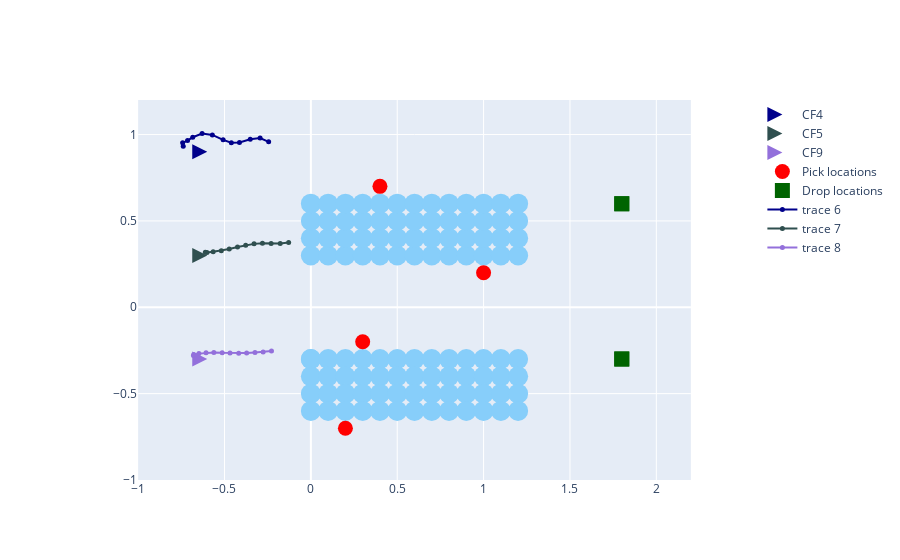
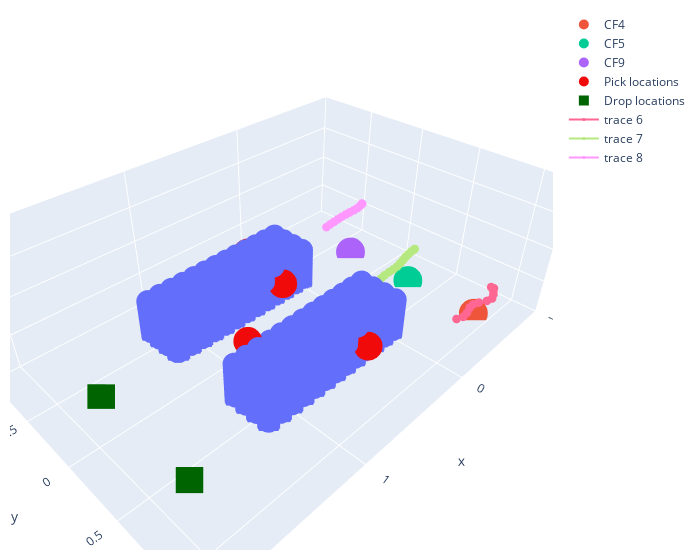

The notebook cell saved with these charts, in order:
### Markdown cell above
##### 5.B. Run main loop

### Code cell
time_lapse = 0
flight_duration = 3

# initialize and take off all agents
for agent in agent_list.values():
    agent.initialize_agent()

time.sleep(3)

# while True:
while time_lapse < flight_duration: #secs

    for agent in agent_list.values():

        agent.control_method = agent_nav(agent)
        
        # print out current position of each agent
        x, y, z = agent.get_pos().x, agent.get_pos().y, agent.get_pos().z
        print(f'Agent [{agent._id}]: t = {time_lapse} -> [x, y, z] = [{x:0.3f}, {y:0.3f}, {z:0.3f}]')
        
    print('------------------------------------')    

    # keep track of time lapsed
    time_lapse += time_delta

    time.sleep(time_delta) 

# land all agents
for agent in agent_list.values():
    agent.land()

# plot the agent trajectory
sim.update_plot()

### Figure 1 — Plotly figure (JSON) as saved in the notebook; plotly's stock layout.template omitted (floating-point values rounded to 4 significant figures)
{"data": [{"marker": {"color": "LightSkyBlue", "size": 20}, "mode": "markers", "showlegend": false, "type": "scatter", "x": [0, 0, 0, 0, 0, 0.1, 0.1, 0.1, 0.1, 0.2, 0.2, 0.2, 0.2, 0.3, 0.3, 0.3, 0.3, 0.4, 0.4, 0.4, 0.4, 0.5, 0.5, 0.5, 0.5, 0.6, 0.6, 0.6, 0.6, 0.7, 0.7, 0.7, 0.7, 0.8, 0.8, 0.8, 0.8, 0.9, 0.9, 0.9, 0.9, 1, 1, 1, 1, 1.1, 1.1, 1.1, 1.1, 1.2, 1.2, 1.2, 1.2, 0, 0, 0, 0, 0.1, 0.1, 0.1, 0.1, 0.2, 0.2, 0.2, 0.2, 0.3, 0.3, 0.3, 0.3, 0.4, 0.4, 0.4, 0.4, 0.5, 0.5, 0.5, 0.5, 0.6, 0.6, 0.6, 0.6, 0.7, 0.7, 0.7, 0.7, 0.8, 0.8, 0.8, 0.8, 0.9, 0.9, 0.9, 0.9, 1, 1, 1, 1, 1.1, 1.1, 1.1, 1.1, 1.2, 1.2, 1.2, 1.2], "y": [-0.3, -0.3, -0.4, -0.5, -0.6, -0.3, -0.4, -0.5, -0.6, -0.3, -0.4, -0.5, -0.6, -0.3, -0.4, -0.5, -0.6, -0.3, -0.4, -0.5, -0.6, -0.3, -0.4, -0.5, -0.6, -0.3, -0.4, -0.5, -0.6, -0.3, -0.4, -0.5, -0.6, -0.3, -0.4, -0.5, -0.6, -0.3, -0.4, -0.5, -0.6, -0.3, -0.4, -0.5, -0.6, -0.3, -0.4, -0.5, -0.6, -0.3, -0.4, -0.5, -0.6, 0.3, 0.4, 0.5, 0.6, 0.3, 0.4, 0.5, 0.6, 0.3, 0.4, 0.5, 0.6, 0.3, 0.4, 0.5, 0.6, 0.3, 0.4, 0.5, 0.6, 0.3, 0.4, 0.5, 0.6, 0.3, 0.4, 0.5, 0.6, 0.3, 0.4, 0.5, 0.6, 0.3, 0.4, 0.5, 0.6, 0.3, 0.4, 0.5, 0.6, 0.3, 0.4, 0.5, 0.6, 0.3, 0.4, 0.5, 0.6, 0.3, 0.4, 0.5, 0.6]}, {"marker": {"color": "DarkBlue", "size": 15, "symbol": "arrow-right"}, "mode": "markers", "name": "CF4", "type": "scatter", "x": [-0.6], "y": [0.9]}, {"marker": {"color": "DarkSlateGrey", "size": 15, "symbol": "arrow-right"}, "mode": "markers", "name": "CF5", "type": "scatter", "x": [-0.6], "y": [0.3]}, {"marker": {"color": "MediumPurple", "size": 15, "symbol": "arrow-right"}, "mode": "markers", "name": "CF9", "type": "scatter", "x": [-0.6], "y": [-0.3]}, {"marker": {"color": "Red", "size": 15}, "mode": "markers", "name": "Pick locations", "type": "scatter", "x": [0.4, 0.3, 1, 0.2], "y": [0.7, -0.2, 0.2, -0.7]}, {"marker": {"color": "DarkGreen", "size": 15, "symbol": "square"}, "mode": "markers", "name": "Drop locations", "type": "scatter", "x": [1.8, 1.8, 1.8, 1.8], "y": [0.6, -0.3, -0.3, 0.6]}, {"marker": {"color": "DarkBlue", "size": 5, "symbol": "circle"}, "mode": "lines+markers", "type": "scatter", "x": [-0.7388, -0.7424, -0.7139, -0.6838, -0.6297, -0.5703, -0.508, -0.4605, -0.4133, -0.351, -0.2938, -0.2445], "y": [0.9318, 0.9522, 0.965, 0.9846, 1.006, 0.9979, 0.9692, 0.9526, 0.9544, 0.9726, 0.9794, 0.9576]}, {"marker": {"color": "DarkSlateGrey", "size": 5, "symbol": "circle"}, "mode": "lines+markers", "type": "scatter", "x": [-0.6111, -0.6016, -0.5656, -0.5184, -0.4726, -0.4246, -0.3773, -0.3288, -0.2803, -0.2301, -0.1775, -0.1286], "y": [0.3187, 0.3177, 0.3209, 0.3275, 0.3368, 0.3489, 0.3584, 0.3671, 0.3705, 0.369, 0.3689, 0.3748]}, {"marker": {"color": "MediumPurple", "size": 5, "symbol": "circle"}, "mode": "lines+markers", "type": "scatter", "x": [-0.6798, -0.6779, -0.6481, -0.6068, -0.5616, -0.5133, -0.468, -0.4178, -0.3719, -0.3236, -0.2762, -0.228], "y": [-0.279, -0.274, -0.2683, -0.264, -0.2614, -0.2638, -0.2643, -0.2656, -0.2647, -0.2615, -0.2595, -0.2534]}], "layout": {"xaxis": {"constrain": "domain", "range": [-1, 2.2]}, "yaxis": {"range": [-1, 1.2], "scaleanchor": "x", "scaleratio": 1}}}

### Figure 2 — Plotly figure (JSON) as saved in the notebook; plotly's stock layout.template omitted (floating-point values rounded to 4 significant figures; data arrays with more than 128 entries replaced by an {"elided": "..."} marker saying what was removed)
{"data": [{"mode": "markers", "showlegend": false, "type": "scatter3d", "x": {"elided": "1260 float values"}, "y": {"elided": "1260 float values"}, "z": {"elided": "1260 float values"}}, {"marker": {"size": 10, "symbol": "circle"}, "mode": "markers", "name": "CF4", "type": "scatter3d", "x": [-0.6], "y": [0.9], "z": [0.075]}, {"marker": {"size": 10, "symbol": "circle"}, "mode": "markers", "name": "CF5", "type": "scatter3d", "x": [-0.6], "y": [0.3], "z": [0.075]}, {"marker": {"size": 10, "symbol": "circle"}, "mode": "markers", "name": "CF9", "type": "scatter3d", "x": [-0.6], "y": [-0.3], "z": [0.075]}, {"marker": {"color": "rgba(240, 10, 10, 1.0)", "size": 10}, "mode": "markers", "name": "Pick locations", "type": "scatter3d", "x": [0.4, 0.3, 1, 0.2], "y": [0.7, -0.2, 0.2, -0.7], "z": [0.4, 0.4, 0.6, 0.4]}, {"marker": {"color": "rgba(0, 100, 0, 1.0)", "size": 10, "symbol": "square"}, "mode": "markers", "name": "Drop locations", "type": "scatter3d", "x": [1.8, 1.8, 1.8, 1.8], "y": [0.6, -0.3, -0.3, 0.6], "z": [0.1, 0.1, 0.1, 0.1]}, {"marker": {"size": 3, "symbol": "circle"}, "mode": "lines+markers", "type": "scatter3d", "x": [-0.7388, -0.7424, -0.7139, -0.6838, -0.6297, -0.5703, -0.508, -0.4605, -0.4133, -0.351, -0.2938, -0.2445], "y": [0.9318, 0.9522, 0.965, 0.9846, 1.006, 0.9979, 0.9692, 0.9526, 0.9544, 0.9726, 0.9794, 0.9576], "z": [0.4021, 0.3988, 0.3944, 0.385, 0.3897, 0.4017, 0.4075, 0.4099, 0.4054, 0.4039, 0.4052, 0.3997]}, {"marker": {"size": 3, "symbol": "circle"}, "mode": "lines+markers", "type": "scatter3d", "x": [-0.6111, -0.6016, -0.5656, -0.5184, -0.4726, -0.4246, -0.3773, -0.3288, -0.2803, -0.2301, -0.1775, -0.1286], "y": [0.3187, 0.3177, 0.3209, 0.3275, 0.3368, 0.3489, 0.3584, 0.3671, 0.3705, 0.369, 0.3689, 0.3748], "z": [0.6144, 0.6086, 0.612, 0.6118, 0.6187, 0.617, 0.6112, 0.6092, 0.61, 0.6095, 0.6044, 0.6029]}, {"marker": {"size": 3, "symbol": "circle"}, "mode": "lines+markers", "type": "scatter3d", "x": [-0.6798, -0.6779, -0.6481, -0.6068, -0.5616, -0.5133, -0.468, -0.4178, -0.3719, -0.3236, -0.2762, -0.228], "y": [-0.279, -0.274, -0.2683, -0.264, -0.2614, -0.2638, -0.2643, -0.2656, -0.2647, -0.2615, -0.2595, -0.2534], "z": [0.8669, 0.8664, 0.8603, 0.8541, 0.8528, 0.8511, 0.8516, 0.8466, 0.8417, 0.8379, 0.8342, 0.8314]}], "layout": {"margin": {"b": 10, "l": 10, "r": 20, "t": 10}, "scene": {"xaxis": {"nticks": 6, "range": [-1, 2.2]}, "yaxis": {"nticks": 6, "range": [-1, 1.2]}, "zaxis": {"nticks": 6, "range": [0, 2]}}, "width": 700}}
